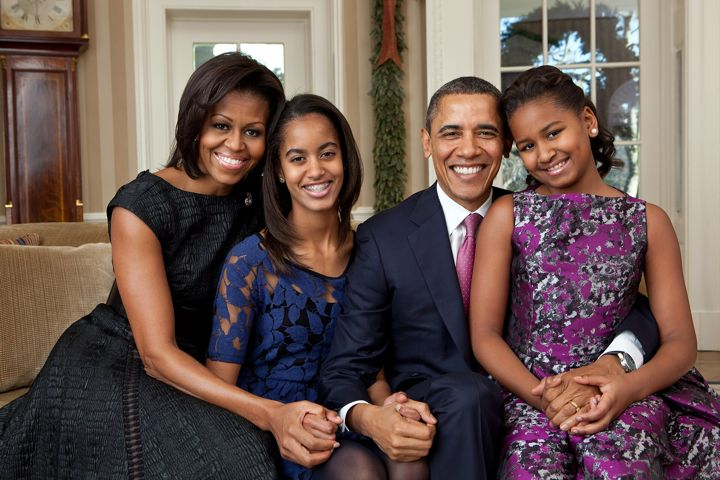
#> input picture autopub/tests/fixtures/face.jpg, 720 x 480 px
$ python -i images.py   (imports and definitions only)
#> lines starting #> are read from the running program, lines starting #| are printed output that depends on the picture
"""Generate cover / share images.

Two shapes per story:
  landscape 1200x630 - the WordPress featured image and the OG/Twitter/FB/LinkedIn card
  square    1080x1080 - Instagram / Threads / Pinterest

When the source article has a photo it is used as the actual cover: sharp, cover-fitted, with the
site's real logo on a plate in the corner. The landscape cover carries no headline (the title sits
next to it on the page and in link previews); the square adds the headline over a soft bottom
gradient because Instagram shows no title. Without a photo we fall back to a branded gradient card.
Photos are cropped around the people in them: faces are detected (OpenCV Haar cascades) and the crop
window is placed so every face stays inside it with headroom; without faces, the crop follows the
most detailed region of the picture. The kicker and logo plate go on whichever side covers the
least face. Every output is a progressive, optimised JPEG.
"""
from __future__ import annotations

import io
import logging
import re
import time
from pathlib import Path

import requests
from urllib.parse import parse_qsl, urlencode, urlsplit, urlunsplit

from PIL import Image, ImageChops, ImageDraw, ImageEnhance, ImageFilter

# [10 lines not run here, left out]

from .cards import HEADLINE, INVERSE, POSTER, CardBrief
from .config import Site
from .sources import USER_AGENT
from .typography import BOLD, REGULAR
from .typography import load as load_font

log = logging.getLogger(__name__)

SIZES = {"landscape": (1200, 630), "square": (1080, 1080), "portrait": (1080, 1440)}
IG_FEED_HEIGHT = 1350   # 4:5 at 1080 wide: the tallest single image Instagram's API will accept
# what `instagram_ratio` may say, and the width/height it means. None = post the 3:4 master whole.
IG_RATIOS = {"3:4": None, "4:5": 0.8, "1:1": 1.0}
PORTRAIT_BLEED = (SIZES["portrait"][1] - IG_FEED_HEIGHT) // 2   # the 45px band a 4:5 crop takes off each end
JPEG_QUALITY = 90          # high: the still stays clean after Instagram and WordPress recompress it
JPEG_SUBSAMPLING = 0       # 4:4:4 chroma, so the type on a poster keeps a hard edge
GOOD_WIDTH = 1440          # a still this wide needs no upscaling for the 3:4 master; the fetch stops looking once it has one
MAX_BACKDROP_BYTES = 15 * 1024 * 1024


# [5 lines left out: function hex_to_rgb, not called in this run]


def _font(size: int, bold: bool = True, family: str | None = None, weight: int | None = None):
    """The site's own typeface where it ships one (see typography.py), DejaVu otherwise."""
    return load_font(family, size, weight or (BOLD if bold else REGULAR))


# [38 lines left out: functions _has_glyph, _figure_font, _spell_out, _gradient, not called in this run]


def _darken(rgb: tuple[int, int, int], factor: float) -> tuple[int, int, int]:
    return tuple(max(0, int(c * factor)) for c in rgb)  # type: ignore[return-value]


def _luma(rgb: tuple[int, int, int]) -> float:
    r, g, b = rgb[:3]
    return 0.2126 * r + 0.7152 * g + 0.0722 * b


# [77 lines left out: functions _relative_luminance, contrast_ratio, _ink_on, _split_long_word, _fit_words, _wrap and 1 more, not called in this run]


Box = tuple[int, int, int, int]   # left, top, right, bottom


YUNET_MODEL = Path(__file__).parent / "models" / "face_detection_yunet_2023mar.onnx"   # Apache-2.0, opencv_zoo


# [41 lines left out: function _detect_faces, not called in this run]


def _union(boxes: list[Box]) -> Box:
    return (min(b[0] for b in boxes), min(b[1] for b in boxes), max(b[2] for b in boxes), max(b[3] for b in boxes))


# [56 lines left out: functions _salient_box, _cover_fit, not called in this run]


# render_set draws three cards from one article photo. Fetching and running face detection once
# per card meant three downloads and three YuNet passes over the same pixels; one slot is enough
# because the three calls happen back to back for the same URL.
_LAST_PHOTO: tuple[str, Image.Image, list[Box]] | None = None


# [11 lines left out: function _source_photo, not called in this run]


# ---- the best copy of a still ----------------------------------------------------------------------------
#
# The URL a page gives for its photo is usually a resized copy: WordPress appends -1200x630 to the file
# name, CDNs put the size in the query or the path. The original is one edit away, and a poster blown up
# from a 600-pixel copy shows it. So every fetch tries the larger copies the URL points to first, keeps
# the largest that answers, and stops as soon as it has one wide enough for the master.

_SIZE_SUFFIX = re.compile(r"-\d{2,4}x\d{2,4}(?=\.(?:jpe?g|png|webp|gif)(?:$|[?#]))", re.I)
_CLOUDINARY = re.compile(r"/upload/(?:[a-z]{1,3}_[^/,]+,?)+/")
_PATH_SIZE = re.compile(r",(?:width|height|resizemode|imgsize)-\d+", re.I)
_RESIZE_PARAMS = {"w", "h", "width", "height", "resize", "fit", "crop", "quality", "q", "size", "imwidth", "imheight", "dpr", "rect", "im"}
_YT_MAXRES = re.compile(r"^(https?://i\.ytimg\.com/vi(?:_webp)?/[^/]+/)maxresdefault\.(jpg|webp)$")


# [115 lines left out: functions photo_upgrades, photo_fallbacks, enhance, _download_photo, _fetch_image, _backdrop and 2 more, not called in this run]


def _trim_logo(logo: Image.Image, background: tuple[int, int, int] | None) -> Image.Image:
    """Crop the dead margin a logo PNG was exported with.

    The four marks in this fleet carry between 0 and 50px of empty border each, so pasting them
    at a fixed height makes some look half the size of others. Cropping to the artwork first
    means "60px tall" means the same thing on every card.
    """
    if background is None:
        bbox = logo.getbbox()          # transparent export: alpha already describes the artwork
    else:
        flat = Image.new("RGB", logo.size, background)
        bbox = ImageChops.difference(logo.convert("RGB"), flat).convert("L").point(lambda v: 255 if v > 12 else 0).getbbox()
    return logo.crop(bbox) if bbox else logo


def _load_logo(logo_path: str) -> tuple[Image.Image, tuple[int, int, int] | None]:
    """Return the logo as RGBA and the plate colour it was designed to sit on (None = transparent)."""
#> called with logo_path = '../tests/fixtures/face.jpg'
    logo = Image.open(logo_path).convert("RGBA")
    corner = logo.getpixel((1, 1))
#> corner = (149, 131, 111, 255)
    plate = None if corner[3] < 128 else corner[:3]   # transparent logo: it sits on whatever plate we choose
#> plate = (149, 131, 111)
    return _trim_logo(logo, plate), plate
#> in _trim_logo, `flat = Image.new("RGB", logo.size, background)`:
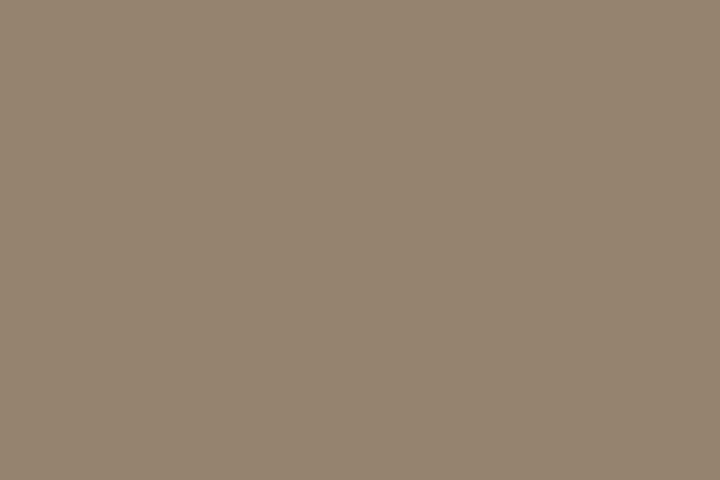
#> flat: PIL image 720x480 RGB; mean R, G, B 149, 131, 111
#> in _trim_logo, `bbox = ImageChops.difference(logo.convert("RGB"), flat).convert("L").p..`: bbox = (0, 0, 720, 480)


# [63 lines left out: functions _paste_logo_plate, _draw_footer, _draw_kicker, _save, not called in this run]


# ---- the Instagram news card ------------------------------------------------------------------
#
# One template, drawn the same way every time, because grid recognition comes from geometry that
# never moves rather than from a masthead nobody can read at thumbnail size. Coordinates below are
# in a 1080x1440 design space and multiplied by CARD_SCALE on the way to the canvas, so the file
# ships at 1440x1920: Instagram upscales a 1080-wide image on a 3x phone and the type goes soft.

CARD_SCALE = 4 / 3
CARD_W, CARD_H = 1080, 1440
PHOTO_H = 780            # full-bleed photo, then a solid brand panel under it
SIDE = 64                # content column: 952px, which also clears the Explore 2:3 side crop
# footer baseline anchor; everything above grows upward from here. Set so that the 4:5 asset the
# API actually posts still carries a bottom margin close to the 64px at its sides.
FOOT_BOTTOM = 1332
CREDIT_SIZE = 28         # the floor for legible type in the feed: below this it is gone
KICKER_SIZE = 28         # same floor - a kicker set as a fraction of the width fell under it
RAIL_H = 12              # the section rule; at 6px it renders sub-pixel in a profile thumbnail
PHOTO_MIN = (800, 500)   # below this the photo is a thumbnail and blowing it up shows

# headline ladder: discrete steps keyed to length. Continuously autosizing every headline gives a
# different size on every card, which across a grid reads as broken rather than responsive.
# (max chars, size, line height, max lines). The panel under a photo has 346px of vertical budget,
# so four lines at 86 is the floor: a fifth line would run through the footer rule. A headline too
# long for the ladder spends the photograph instead of the type size - see the routing below.
HEADLINE_LADDER = [(36, 104, 110, 2), (62, 92, 99, 3), (88, 80, 86, 4)]
# a card with no photo is a different template with twice the room, so it gets its own ladder
# rather than a headline of ordinary size marooned in the middle of an empty panel
HEADLINE_LADDER_TEXT = [(36, 132, 140, 3), (62, 116, 124, 4), (88, 100, 108, 5), (140, 88, 96, 6),
                        (10 ** 6, 80, 88, 8)]

# a line may not end on one of these: it leaves the reader hanging mid-phrase
BALANCE_LIMIT = 40      # words: beyond this the balanced wrap costs more than it is worth
HEADLINE_LIMIT = 300    # characters: a headline longer than this is a bug upstream, not a card

DANGLERS = {"a", "an", "the", "and", "or", "but", "of", "to", "in", "on", "at", "by", "for", "from",
            "with", "as", "is", "are", "was", "were", "its", "it", "that", "this", "into", "over",
            "after", "before", "than", "per", "via",
            "rs", "\u20b9", "$", "\u00a3", "\u20ac", "usd", "inr"}   # never orphan a currency mark from its figure

SMART = ((" - ", " \u2013 "), ("--", "\u2014"), ("...", "\u2026"), ("  ", " "))
QUOTED = re.compile(r'"([^"]*)"')


# [114 lines left out: functions tidy, _balanced_lines, _shorten, _headline_block, _tracked, not called in this run]


def _tracked_len(draw: ImageDraw.ImageDraw, text: str, font, track: float) -> float:
    return draw.textlength(text, font=font) + track * (max(0, len(text) - 1) + 1.6 * text.count(" "))


# [247 lines left out: functions _rail, _card_logo, _card_kicker, _card_footer, _render_portrait, not called in this run]


# ---- the other Instagram formats ---------------------------------------------------------------
#
# A grid of thirty headline cards is a wall of headlines. These formats change what the middle of
# the card says - a quotation, a figure, three takeaways, the question the piece answers - and
# nothing else: same ground, same rail at the same height, same kicker chip, same footer, same
# safe bands for the 4:5 crop. The brand is the geometry; the format is the content.

TYPE_TOP = 290                 # the rail sits here on every type-led card
MUTE = 0.72                    # secondary type is the brand text colour at this strength
QUOTE_LADDER = [(60, 108, 116, 3), (100, 92, 100, 4), (140, 80, 88, 5), (10 ** 6, 68, 76, 7)]
QUESTION_LADDER = [(40, 116, 124, 3), (72, 100, 108, 4), (110, 84, 92, 5), (10 ** 6, 72, 80, 6)]
LIST_TITLE_LADDER = [(44, 64, 72, 2), (10 ** 6, 54, 62, 2)]
STAT_STEPS = [(4, 300), (7, 240), (10, 176), (14, 132), (10 ** 6, 100)]   # (max chars, size) for the figure


# [22 lines left out: functions _portrait_photo, _type_ground, not called in this run]


def _muted(text_color) -> tuple[int, int, int]:
    return tuple(int(c * MUTE) for c in text_color)


def _block(draw, text: str, family, column, ladder, weight):
    font, lines, line_h = _headline_block(draw, text, family, column, ladder, weight=weight)
    return font, lines, line_h, len(lines) * line_h


# [224 lines that did not run here, left out]


def _tick(draw, x: int, y: int, size: int, colour, width: int) -> None:
    draw.line([(x, y + size * 0.55), (x + size * 0.38, y + size * 0.9), (x + size, y + size * 0.15)], fill=colour, width=width)


# [98 lines left out: functions _cross, _render_inverse, _render_poster, not called in this run]


SCORE_PHOTO_H = 700          # the face gets more of the card than a news photo; the panel keeps room for the tiles and the record line


# [83 lines that did not run here, left out]


# [49 lines that did not run here, left out]


def _render_photo_cover(photo: Image.Image, headline: str, kicker: str, site: Site, out_path: Path, variant: str,
                        primary, accent, margin: int, faces: Box | None = None) -> Path:
    """The actual article photo as the cover, with the brand on it - on the side away from any face."""
    img = photo
    w, h = img.size
    family = site.brand.font
    kicker_side, plate_side = _overlay_sides(faces, w, h)
    if variant == "square":
        # Instagram shows no title, so the headline goes on the card over a soft gradient
        _shade_bottom(img, 0.38, 0.88)
        draw = ImageDraw.Draw(img, "RGBA")
        plate_h = int(h * 0.10) + int(h * 0.10 * 0.56)
        bottom = h - int(w * 0.05) - plate_h - int(h * 0.035)
        hfont, lines, line_h = _fit_headline(draw, headline.strip(), w - margin * 2, int(h * 0.36), start=int(w * 0.058), minimum=36, family=family)
        y = bottom - len(lines) * line_h
        ky = y - int(h * 0.03) - int(w * 0.022) - int(w * 0.012) * 2
        _draw_kicker(draw, kicker, margin, ky, w, accent, primary, family=family)
        for line in lines:
            draw.text((margin + 2, y + 3), line, font=hfont, fill=(0, 0, 0, 140))
            draw.text((margin, y), line, font=hfont, fill=(255, 255, 255))
            y += line_h
    else:
        # featured / OG image: the photo itself, lightly grounded at the bottom so the plate sits naturally
        _shade_bottom(img, 0.55, 0.45)
        draw = ImageDraw.Draw(img, "RGBA")
        _draw_kicker(draw, kicker, margin, int(h * 0.08), w, accent, primary, kicker_side, family=family)
    _draw_footer(img, site, primary, (255, 255, 255), int(h * 0.16), margin, plate_side if variant != "square" else "left")
    return _save(img, out_path)


# [18 lines that did not run here, left out]


def instagram_asset(card: Path, ratio: str = "4:5", out_path: Path | None = None) -> Path:
    """The portrait card trimmed to the shape Instagram will actually publish.

    Meta validates the aspect ratio of a feed image and refuses anything below 4:5 outright
    (36003 / 2207009), so the 3:4 card cannot be posted as it is drawn. The layout keeps its
    top and bottom `PORTRAIT_BLEED` bands free of content precisely so this crop costs nothing.
    Pass ratio="3:4" to post the full card once Meta accepts it - `instagram-probe` says when.
    """
    if ratio not in IG_RATIOS:
        log.warning("unknown instagram_ratio %r; posting the 4:5 asset instead of guessing", ratio)
        ratio = "4:5"
    if IG_RATIOS[ratio] is None:
        return card
    with Image.open(card) as im:
        w, h = im.size
        target = int(round(w / IG_RATIOS[ratio]))
        if h <= target:
            return card
        top = (h - target) // 2
        crop = im.convert("RGB").crop((0, top, w, top + target))
    return _save(crop, out_path or card.with_name(card.stem.replace("-portrait", "-instagram") + ".jpg"))


STORY_SIZE = (1440, 2560)          # 9:16 at the same 4/3 scale as the cards, so type stays sharp
STORY_SAFE = 340                   # Instagram lays its own UI over roughly this much at top and bottom


# [114 lines left out: functions story_asset, _story_canvas, _story_footer, story_text_frame, story_closing_frame, not called in this run]


# ---- the ad reel's frame -----------------------------------------------------------------------
# The film plays inside a window of the story canvas; the frame around it is the story ground with
# the kicker and hook above and the credit line and footer below. The window is full width and tall
# enough for a 16:9 film with room to spare, so a square or vertical cut fits too, centred.
AD_WINDOW_TOP, AD_WINDOW_H = 860, 1100     # in STORY_SIZE pixels; adclip.compose scales them to the reel


# [32 lines left out: function ad_frame, not called in this run]


# ---- carousel slides ---------------------------------------------------------------------------
# Drawn on the same 3:4 master canvas as the cards and trimmed to the same 4:5 as the cover, so the
# rail, the kicker chip and the footer sit in exactly the same place on every slide of a swipe.
CAROUSEL_SIZE = (int(CARD_W * CARD_SCALE), int(CARD_W * CARD_SCALE / IG_RATIOS["4:5"]))   # 1440x1800
SLIDE_HEADING_LADDER = [(40, 72, 80, 3), (70, 60, 68, 4), (10 ** 6, 50, 58, 5)]
SLIDE_BODY_SIZE, SLIDE_BODY_LEAD = 40, 58


# [162 lines left out: functions _slide_canvas, _slide_frame, _to_feed_ratio, _swipe_cue, _short_kicker, carousel_text_slide and 3 more, not called in this run]

>>> result = _load_logo('../tests/fixtures/face.jpg')
